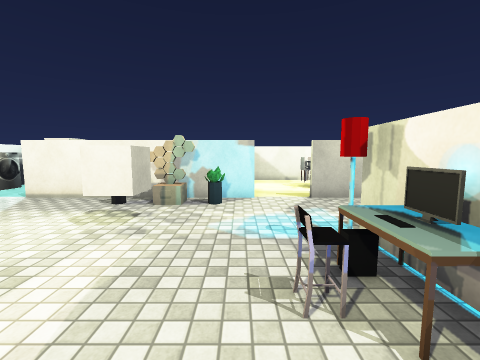
view 1 (above)

24 first-person views from a walk through a Unity game level. The camera is 1.5 m above the floor, tilts 6° down and sees 90° across. The floor is counted in squares, 1 m on a side. Each view is taken from the middle of a square. On the plan, view 1 faces up. The plan holds only what a view shows up to about 13 squares ahead; the rest is blank. The place goes on beyond the plan. Some surface patterns are stand-ins.

view 2
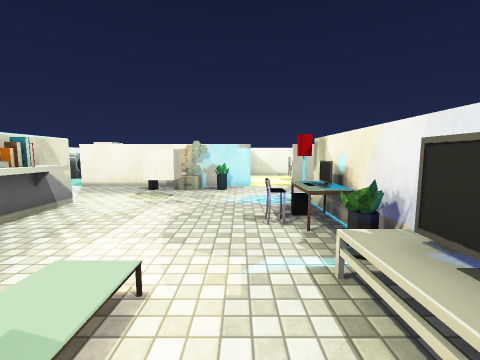

view 3
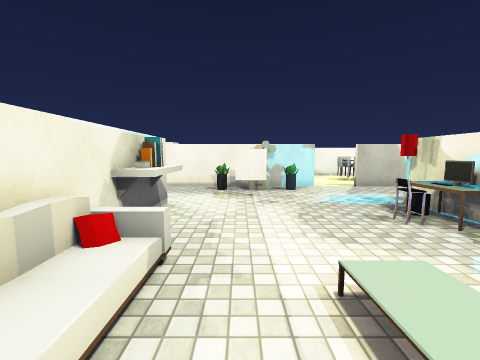

view 4
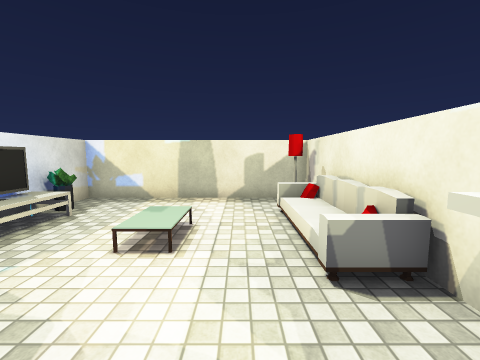

view 5
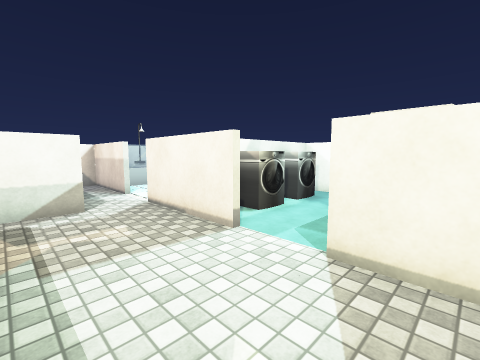

view 6
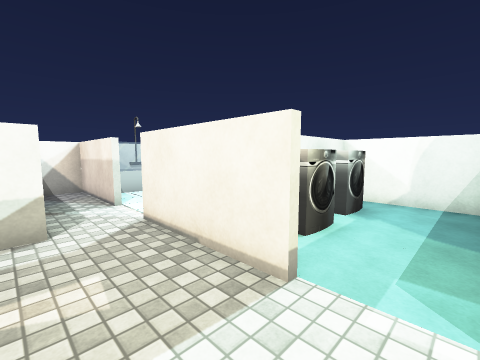

view 7
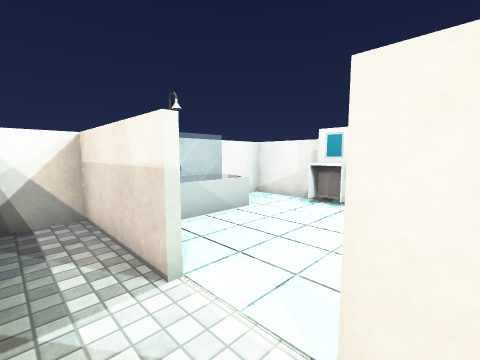

view 8
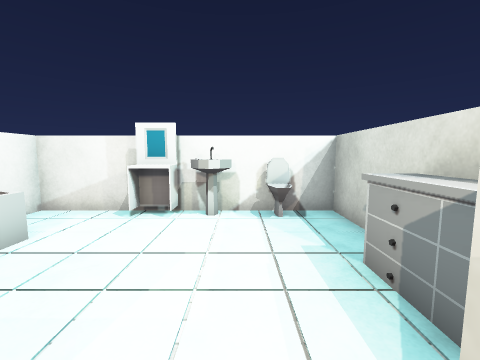

view 9
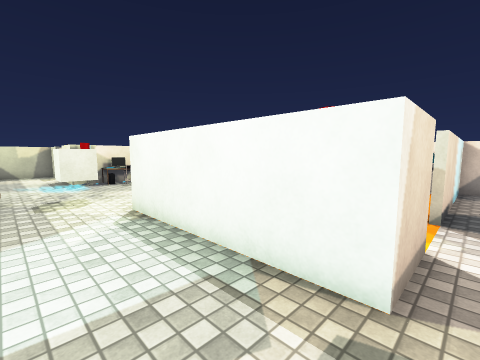

view 10
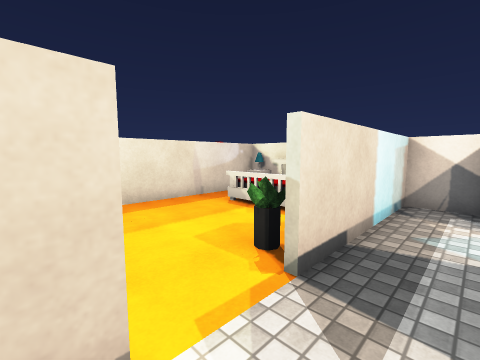

view 11
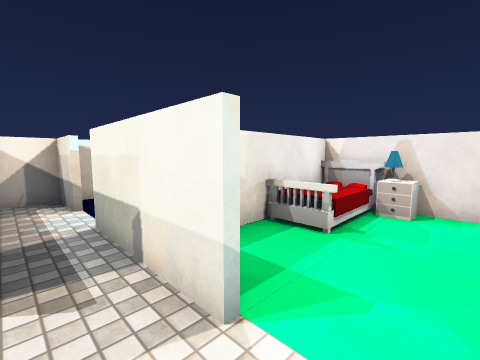

view 12
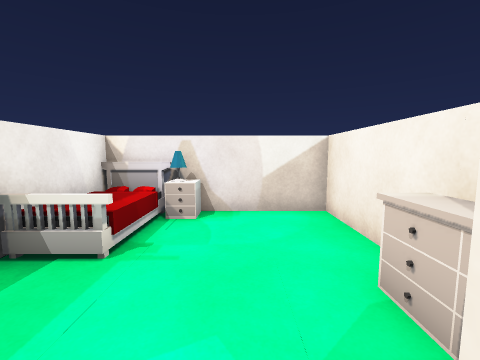

view 13
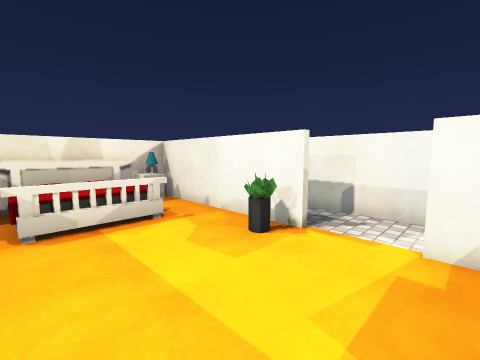

view 14
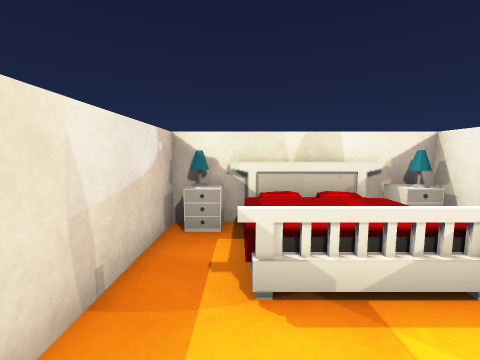

view 15
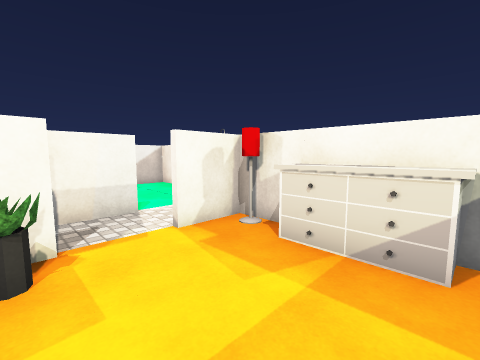

view 16
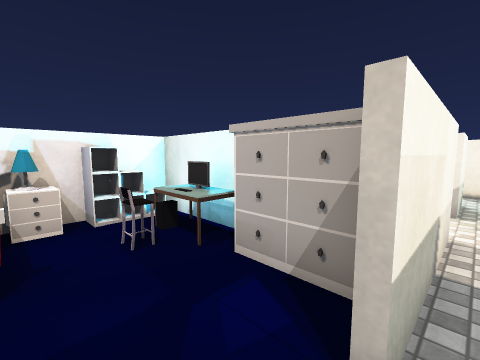

view 17
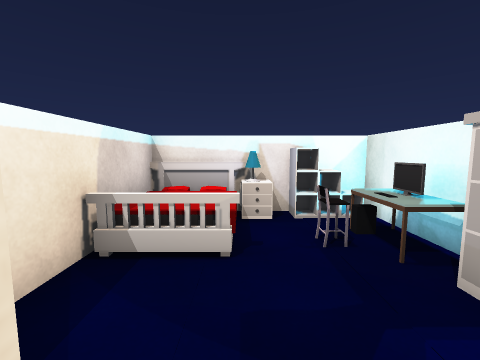

view 18
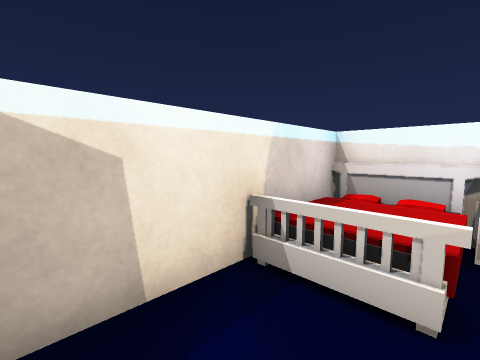

view 19
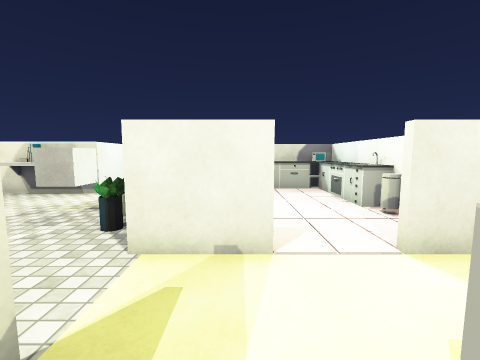

view 20
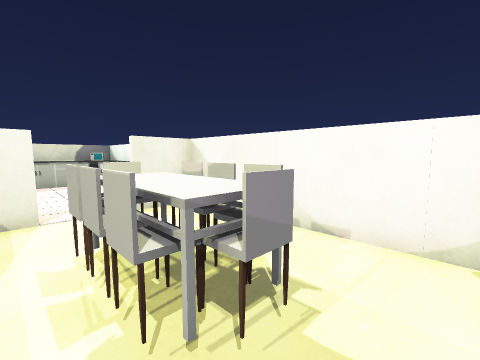

view 21
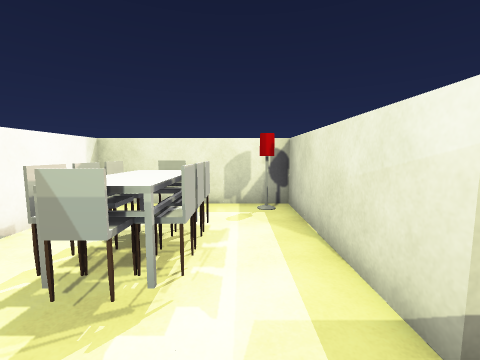

view 22
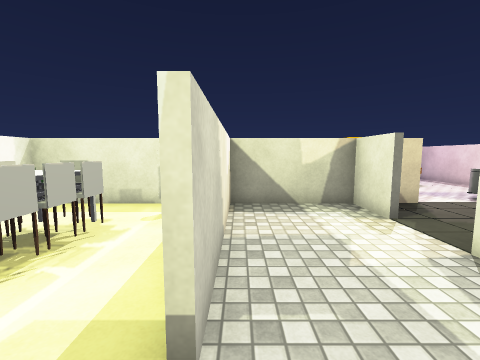

view 23
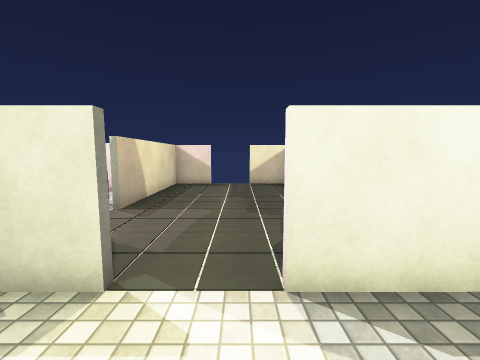

view 24
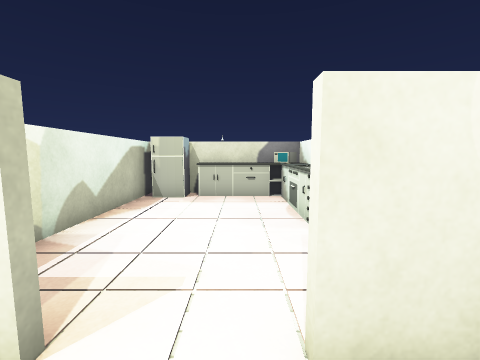

### Floor plan
Points are (right, up) in squares from view 1. A wall is a line through its corners. A room is listed if a view was taken in it or the views show most of it. See-through windows are left out.
Room 1 (views 1, 2, 3, 4, 5, 6, 9, 11, 13, 14, 15, 23)
walls: (-5.3, 0.6) (-5.3, -2.5); (2.3, 0.4) (2.3, 1.5); (-5.5, -2.5) (-5.5, 0.5); (2.5, 4.5) (4.5, 4.5); (-6.6, 4.5) (-5.3, 4.5) (-5.3, 3.4); (-5.3, -5.3) (2.3, -5.3) (2.3, -3.4); (-5.5, -5.4) (-5.5, -4.4); (-2.5, 8.3) (-7.5, 8.3); (0.5, 8.3) (-1.5, 8.3); (2.6, -5.3) (4.5, -5.3); (-9.4, 4.3) (-10.5, 4.3); (6.4, 4.5) (8.3, 4.5) (8.3, 7.9); (-10.6, 4.5) (-9.5, 4.5); (-11.3, 0.6) (-11.3, -4.5); (-11.5, 2.4) (-11.5, 3.6); (-11.3, 3.5) (-11.3, 2.5); (-11.5, -1.4) (-11.5, 0.5); (-9.4, 8.3) (-12.6, 8.3); (8.3, 2.4) (8.3, 3.1); (6.5, -5.3) (8.3, -5.3) (8.3, 0.5); (-13.3, 2.6) (-13.3, -1.5); (-13.3, 6.6) (-13.3, 4.5); (8.4, 8.3) (2.4, 8.3)
ways out: opening at (-13, 7) to room 2; opening at (-8.5, 8) to room 3; opening at (-13, 3.5) to room 4; opening at (1.5, 8) to room 5; opening at (-12, -0.5) to room 6; opening at (8, 1.5)
objects: block (-12, -1); block (-12, 2); block (-12, 3); block (-11, 2); other object (-11, 4); drawers (-10, -5); bed (-10, -5) to (-7, -2); drawers (-9, 4) to (-7, 4); other object (-6, -5); block (-6, -4); block (-6, -3) to (-6, -2); block (-6, -1) to (-6, 0); block (-6, 1) to (-6, 2); block (-6, 3); other object (-5, -4); sofa (-5, -3); other object (-4, 7); cube (-3, 5) to (-2, 6); other object (-2, 7) to (-2, 8); other object (-1, 7); other object (1, -2) to (2, 0); chair (1, 2); other object (1, 3) to (2, 3); other object (2, -3); TV (2, -2) to (2, -1); other object (2, 2); other object (2, 4)
Room 2 (view 7)
walls: (-15.4, 8.3) (-19.4, 8.3); (-12.6, 8.3) (-13.6, 8.3)
ways out: opening at (-13, 7) to room 1; opening at (-14.5, 8) to room 3
objects: drawers (-15, 6) to (-14, 6)
Room 3 (view 8)
walls: (-7.4, 8.5) (-2.4, 8.5); (-11.5, 13.4) (-11.5, 14.4); (-7.9, 14.3) (-14.5, 14.3); (-11.3, 14.2) (-11.3, 13.4); (-1.5, 8.3) (-2.5, 8.3); (-16.6, 14.3) (-19.3, 14.3) (-19.3, 10.6)
ways out: opening at (-8.5, 8) to room 1; opening at (-14.5, 8) to room 2; opening at (0, 11.5) to room 5
objects: bathtub (-19, 12) to (-18, 12); mirror (-16, 14); sink (-15, 14); other object (-13, 13) to (-13, 14); drawers (-12, 9) to (-12, 11); machine (-11, 10) to (-10, 11); machine (-11, 12) to (-10, 13); block (-8, 8); block (-8, 9) to (-8, 10); block (-8, 11) to (-8, 12); block (-8, 13); fridge (-7, 9) to (-6, 10); sink (-7, 11) to (-7, 13); other object (-7, 14); other object (-6, 14) to (-3, 14); other object (-2, 14)
Room 4 (views 10, 12, 16, 17, 18)
walls: (-16.5, -5.3) (-13.8, -5.3); (-15.4, 6.3) (-19.3, 6.3) (-19.3, 3.5)
ways out: opening at (-13, 3.5) to room 1; opening at (-13, -2.5) to room 6
objects: bed (-19, -5) to (-17, -3); other object (-19, -3); drawers (-19, -2); other object (-19, -1) to (-19, 0); bed (-19, 1) to (-16, 2); other object (-19, 2); drawers (-19, 3); other object (-18, -1) to (-18, 0); chair (-17, -2) to (-17, -1); other object (-17, 0); other object (-16, 0); drawers (-15, 0) to (-14, 0); other object (-14, -1); block (-14, 1); block (-14, 4); block (-14, 5)
Room 5 (views 19, 20, 21, 22, 24)
walls: (2.4, 8.5) (8.4, 8.5); (0.5, 10.6) (0.5, 8.3); (8.3, 7.9) (8.3, 14.3) (0.5, 14.3) (0.5, 12.5)
ways out: opening at (1.5, 8) to room 1; opening at (0, 11.5) to room 3
objects: chair (3, 11) to (3, 12); chair (4, 11); chair (4, 12); chair (5, 11); chair (5, 12); chair (6, 11) to (6, 12); other object (8, 9)
Room 6 (no view inside)
walls: (-13.3, -3.5) (-13.3, -5.3) (-11.5, -5.3) (-11.5, -1.4)
ways out: opening at (-12, -0.5) to room 1; opening at (-13, -2.5) to room 4
objects: block (-12, -4); block (-12, -3) to (-12, -2)

Positions as (right, up) in squares from view 1, and headings:
1: (0, 0), facing up
2: (0, -3), facing up
3: (-3, -3), facing up
4: (-3, 3), facing down
5: (-6, 5), facing up-left
6: (-8, 6), facing up-left
7: (-13, 7), facing up-left
8: (-14, 8), facing up
9: (-12, 7), facing down-right
10: (-13, 3), facing down-right
11: (-12, 4), facing down-left
12: (-13, 4), facing left
13: (-7, 3), facing down-left
14: (-7, 0), facing down
15: (-7, 0), facing up-left
16: (-13, -3), facing up-left
17: (-13, -3), facing left
18: (-14, -3), facing down-left
19: (4, 10), facing left
20: (7, 10), facing up-left
21: (1, 10), facing right
22: (1, 8), facing right
23: (5, 7), facing down
24: (2, 12), facing left
